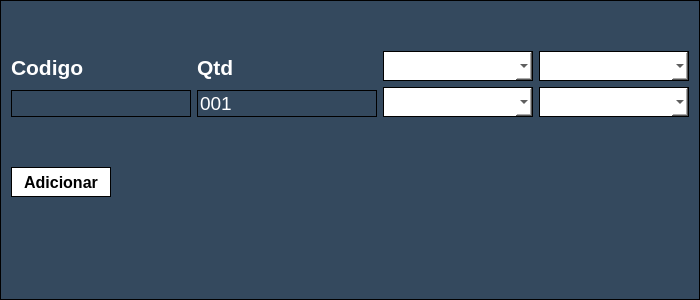
<?xml version="1.0" encoding="UTF-8"?>
<ui version="4.0">
 <class>Dialog</class>
 <widget class="QDialog" name="Dialog">
  <property name="windowModality">
   <enum>Qt::ApplicationModal</enum>
  </property>
  <property name="geometry">
   <rect>
    <x>0</x>
    <y>0</y>
    <width>700</width>
    <height>300</height>
   </rect>
  </property>
  <property name="minimumSize">
   <size>
    <width>700</width>
    <height>300</height>
   </size>
  </property>
  <property name="windowTitle">
   <string>Cadastrar Produtos</string>
  </property>
  <property name="styleSheet">
   <string notr="true">background-color:#34495e;
border:1px solid;</string>
  </property>
  <property name="modal">
   <bool>true</bool>
  </property>
  <layout class="QGridLayout" name="gridLayout_2">
   <item row="2" column="0">
    <layout class="QGridLayout" name="gridLayout">
     <item row="0" column="0">
      <layout class="QHBoxLayout" name="horizontalLayout_13">
       <item>
        <layout class="QVBoxLayout" name="verticalLayout_18">
         <item>
          <widget class="QLabel" name="label_17">
           <property name="font">
            <font>
             <pointsize>16</pointsize>
             <weight>75</weight>
             <bold>true</bold>
            </font>
           </property>
           <property name="styleSheet">
            <string notr="true">color: rgb(255, 255, 255);
border:none;</string>
           </property>
           <property name="text">
            <string>Codigo</string>
           </property>
          </widget>
         </item>
         <item>
          <widget class="QLineEdit" name="lineEdit_codigo">
           <property name="minimumSize">
            <size>
             <width>100</width>
             <height>0</height>
            </size>
           </property>
           <property name="font">
            <font>
             <pointsize>14</pointsize>
            </font>
           </property>
           <property name="styleSheet">
            <string notr="true">color: rgb(255, 255, 255);</string>
           </property>
           <property name="maxLength">
            <number>30</number>
           </property>
          </widget>
         </item>
        </layout>
       </item>
       <item>
        <layout class="QVBoxLayout" name="verticalLayout_19">
         <item>
          <widget class="QLabel" name="label_18">
           <property name="font">
            <font>
             <pointsize>16</pointsize>
             <weight>75</weight>
             <bold>true</bold>
            </font>
           </property>
           <property name="styleSheet">
            <string notr="true">color: rgb(255, 255, 255);
border:none;</string>
           </property>
           <property name="text">
            <string>Qtd</string>
           </property>
          </widget>
         </item>
         <item>
          <widget class="QLineEdit" name="lineEdit_quantidade">
           <property name="minimumSize">
            <size>
             <width>0</width>
             <height>0</height>
            </size>
           </property>
           <property name="font">
            <font>
             <pointsize>14</pointsize>
            </font>
           </property>
           <property name="styleSheet">
            <string notr="true">color: rgb(255, 255, 255);</string>
           </property>
           <property name="text">
            <string>001</string>
           </property>
          </widget>
         </item>
        </layout>
       </item>
       <item>
        <layout class="QVBoxLayout" name="verticalLayout_20">
         <item>
          <widget class="QComboBox" name="comboBox_carac">
           <property name="minimumSize">
            <size>
             <width>150</width>
             <height>30</height>
            </size>
           </property>
           <property name="font">
            <font>
             <pointsize>14</pointsize>
            </font>
           </property>
           <property name="cursor">
            <cursorShape>PointingHandCursor</cursorShape>
           </property>
           <property name="styleSheet">
            <string notr="true">background-color: rgb(255, 255, 255);</string>
           </property>
          </widget>
         </item>
         <item>
          <widget class="QComboBox" name="comboBox_carac2">
           <property name="minimumSize">
            <size>
             <width>0</width>
             <height>30</height>
            </size>
           </property>
           <property name="font">
            <font>
             <pointsize>14</pointsize>
            </font>
           </property>
           <property name="cursor">
            <cursorShape>PointingHandCursor</cursorShape>
           </property>
           <property name="styleSheet">
            <string notr="true">background-color: rgb(255, 255, 255);</string>
           </property>
          </widget>
         </item>
        </layout>
       </item>
       <item>
        <layout class="QVBoxLayout" name="verticalLayout_21">
         <item>
          <widget class="QComboBox" name="comboBox_varia">
           <property name="minimumSize">
            <size>
             <width>150</width>
             <height>30</height>
            </size>
           </property>
           <property name="font">
            <font>
             <pointsize>14</pointsize>
            </font>
           </property>
           <property name="cursor">
            <cursorShape>PointingHandCursor</cursorShape>
           </property>
           <property name="styleSheet">
            <string notr="true">background-color: rgb(255, 255, 255);</string>
           </property>
          </widget>
         </item>
         <item>
          <widget class="QComboBox" name="comboBox_varia2">
           <property name="minimumSize">
            <size>
             <width>0</width>
             <height>30</height>
            </size>
           </property>
           <property name="font">
            <font>
             <pointsize>14</pointsize>
            </font>
           </property>
           <property name="cursor">
            <cursorShape>PointingHandCursor</cursorShape>
           </property>
           <property name="styleSheet">
            <string notr="true">background-color: rgb(255, 255, 255);</string>
           </property>
          </widget>
         </item>
        </layout>
       </item>
      </layout>
     </item>
    </layout>
   </item>
   <item row="5" column="0">
    <widget class="QPushButton" name="pushButton">
     <property name="minimumSize">
      <size>
       <width>50</width>
       <height>30</height>
      </size>
     </property>
     <property name="maximumSize">
      <size>
       <width>100</width>
       <height>16777215</height>
      </size>
     </property>
     <property name="font">
      <font>
       <pointsize>12</pointsize>
       <weight>75</weight>
       <bold>true</bold>
      </font>
     </property>
     <property name="cursor">
      <cursorShape>PointingHandCursor</cursorShape>
     </property>
     <property name="styleSheet">
      <string notr="true">background-color: rgb(255, 255, 255);</string>
     </property>
     <property name="text">
      <string>Adicionar</string>
     </property>
    </widget>
   </item>
   <item row="6" column="0">
    <spacer name="verticalSpacer">
     <property name="orientation">
      <enum>Qt::Vertical</enum>
     </property>
     <property name="sizeHint" stdset="0">
      <size>
       <width>20</width>
       <height>40</height>
      </size>
     </property>
    </spacer>
   </item>
   <item row="1" column="0">
    <spacer name="horizontalSpacer">
     <property name="orientation">
      <enum>Qt::Horizontal</enum>
     </property>
     <property name="sizeHint" stdset="0">
      <size>
       <width>40</width>
       <height>20</height>
      </size>
     </property>
    </spacer>
   </item>
   <item row="0" column="0">
    <spacer name="horizontalSpacer_2">
     <property name="orientation">
      <enum>Qt::Horizontal</enum>
     </property>
     <property name="sizeHint" stdset="0">
      <size>
       <width>40</width>
       <height>20</height>
      </size>
     </property>
    </spacer>
   </item>
   <item row="3" column="0">
    <widget class="QLabel" name="label">
     <property name="font">
      <font>
       <pointsize>12</pointsize>
      </font>
     </property>
     <property name="styleSheet">
      <string notr="true">border:none;
color: rgb(255, 0, 0);</string>
     </property>
     <property name="text">
      <string/>
     </property>
    </widget>
   </item>
   <item row="4" column="0">
    <spacer name="horizontalSpacer_3">
     <property name="orientation">
      <enum>Qt::Horizontal</enum>
     </property>
     <property name="sizeHint" stdset="0">
      <size>
       <width>40</width>
       <height>20</height>
      </size>
     </property>
    </spacer>
   </item>
  </layout>
 </widget>
 <resources/>
 <connections/>
</ui>
